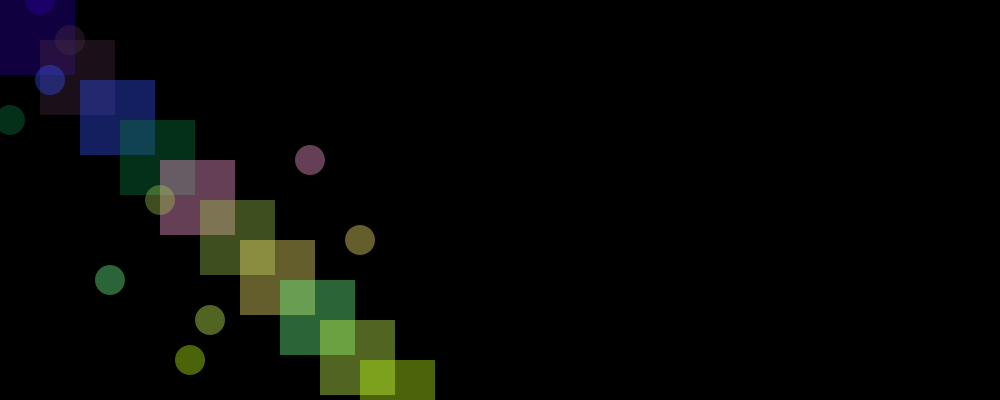
Frame 1 (no input)
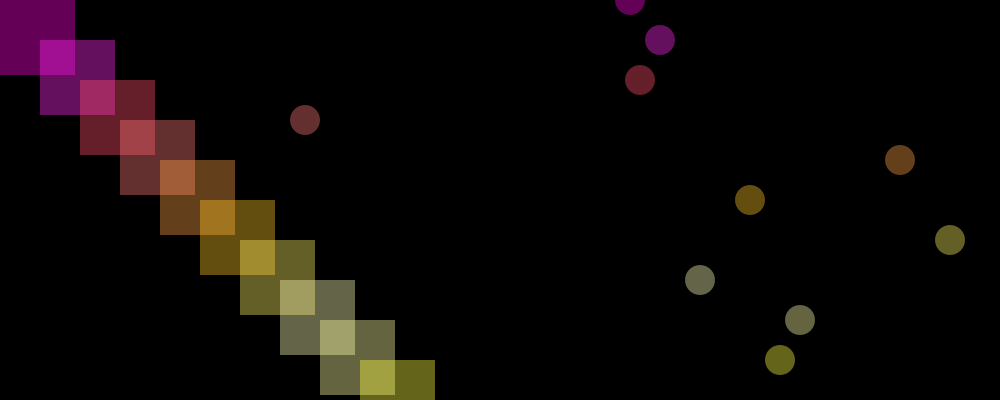
Frame 60 (the mouse pressed at the canvas centre just before this capture)
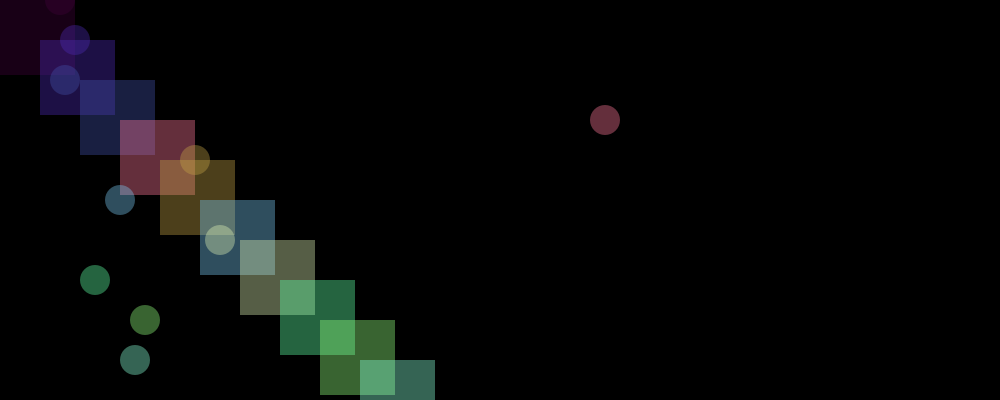
Frame 120 (the mouse held since frame 60 and released just before this capture)

The Processing sketch that drew these frames (run headless with seeded random() and noise(); from frame 60 on, the mouse is pressed at the canvas centre):

// Processing sketch: int__
// ── int__.pde
 int[] x,y,lr;
 void setup()
 {
   frameRate(30);
   int i;
   x = new int[10];
   y = new int[10];
   lr = new int[10];
   size(1000,400);
   for(i = 0; i<10; ++i){
    y[i]  = 40*i;
    lr[i] = 10;
   }
   x[0] = 30; x[1] = 60; x[2] = 40; x[4] = 300; x[5] = 150;
   x[6] = 350; x[7] = 100; x[8] = 200; x[9] = 180;
   noStroke();
 }
 void draw() 
 { 
   int i;
   background(0);
   for(i = 0; i < 10; ++i){
      x[i] += lr[i];
     if (x[i] > 985) { lr[i] = -70;}
     else if (x[i] < 14) { lr[i] = 5;}
     fill(x[i],y[i],random(255),100);
     ellipse(x[i],y[i],30,30);
     rect(y[i],y[i],75,75);
   }
 }
